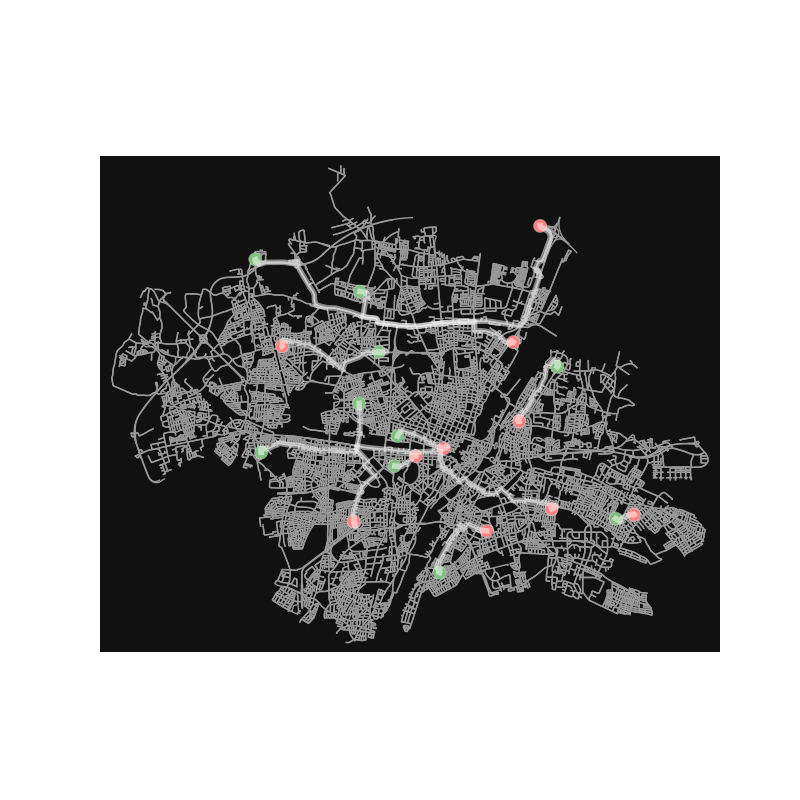

The script that drew this image:
from __future__ import print_function
# import .utils
from utils import *
from solver import *
from plot import *

from ortools.graph import pywrapgraph
import time
import os
import random as rng
import multiprocessing as mp
import numpy as np
import osmnx as ox
import matplotlib.pyplot as plt
import copy
import networkx as nx

ox.config(use_cache=True, log_console=True)
# ox.__version__

# functions to select random nodes


def create_random_node_points(number, graph):
    node_list = []
    for i in range(number):
        node_list.append(rng.randint(0, len(list(graph.nodes)) - 1))
    return node_list


def create_from_city(city,
                     carrier_number,
                     transportable_number,
                     random=True,
                     average=True,
                     dead_ends=True,
                     carrier_list=None,
                     transportable_list=None):
    # loads graph
    G = fetch_city(city)

    if not dead_ends:
        G = no_dead_ends(G)

    G = set_speed(G, german=True)

    G = nx.convert_node_labels_to_integers(G)
    node_info = G.nodes

    carrier_number = carrier_number
    transportable_number = transportable_number

    # # TODO: Write else for input lists and catch for exception
    # if random:
    #     # create random carriers and transportables
    #     carriers = create_random_node_points(carrier_number, G)
    #     transportables = create_random_node_points(transportable_number, G)

    G, carriers, transportables = set_objects(G, carrier_number, transportable_number)

    # find paths from carriers to transportables
    G, dic = find_paths(G, carriers, transportables)
    
    print()
    print('Classical network flow solver:')
    print()

    optimal_routes, cost_solver = simp_min_cost_flow(len(carriers),
                                        len(transportables),
                                        dic['weight_list'],
                                        dic['connection_list'],
                                        dic['connection_number'])

   

    plot_assigned_routes(G, carriers, transportables, optimal_routes, dic['route_list'], dic['end_list'], dic['carrier_number'])
    

    print()
    print('Greedy 1 solver:')
    print()
    
    weight_list_2_copy = copy.deepcopy(dic['weight_list_2'])
    end_list_copy = copy.deepcopy(dic['end_list'])

    optimal_routes, cost_greedy_1=greedy_algo(weight_list_2_copy,end_list_copy,carrier_number, transportable_number)

    plot_assigned_routes(G, carriers, transportables, optimal_routes, dic['route_list'], dic['end_list'], dic['carrier_number'])

    
    print()
    print('Greedy 2 solver:')
    print()

    weight_list_2_copy = copy.deepcopy(dic['weight_list_2'])
    start_end_list_copy = copy.deepcopy(dic['start_end_list'])
    
    optimal_routes, cost_greedy_2=greedy_algo_2(weight_list_2_copy,start_end_list_copy,carrier_number, transportable_number)

    plot_assigned_routes(G, carriers, transportables, optimal_routes, dic['route_list'], dic['end_list'], dic['carrier_number'])
    
    
    print()
    print()
    print('Improvement to greedy 1: ' + str(round(((1-cost_solver/cost_greedy_1)*100),2)) + ' %')
    print('Improvement to greedy 2: ' + str(round(((1-cost_solver/cost_greedy_2)*100),2)) + ' %')




create_from_city('munich', 10, 10)
